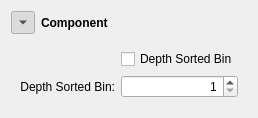
        <widget class="QWidget" name="widgetWrapComp" native="true">
         <layout class="QGridLayout" name="gridLayout">
          <item row="0" column="0">
           <widget class="QToolButton" name="buttonComp">
            <property name="text">
             <string>...</string>
            </property>
            <property name="checkable">
             <bool>true</bool>
            </property>
            <property name="checked">
             <bool>true</bool>
            </property>
            <property name="arrowType">
             <enum>Qt::DownArrow</enum>
            </property>
           </widget>
          </item>
          <item row="0" column="1">
           <widget class="QLabel" name="labelComp">
            <property name="font">
             <font>
              <weight>75</weight>
              <bold>true</bold>
             </font>
            </property>
            <property name="text">
             <string>Component</string>
            </property>
           </widget>
          </item>
          <item row="1" column="0" colspan="2">
           <widget class="QWidget" name="widgetComp" native="true">
            <layout class="QGridLayout" name="gridLayout_3">
             <item row="1" column="1">
              <widget class="QSpinBox" name="spinBoxDepthSortedBin">
               <property name="focusPolicy">
                <enum>Qt::WheelFocus</enum>
               </property>
               <property name="alignment">
                <set>Qt::AlignRight|Qt::AlignTrailing|Qt::AlignVCenter</set>
               </property>
               <property name="correctionMode">
                <enum>QAbstractSpinBox::CorrectToPreviousValue</enum>
               </property>
               <property name="minimum">
                <number>1</number>
               </property>
               <property name="maximum">
                <number>9</number>
               </property>
              </widget>
             </item>
             <item row="0" column="1">
              <widget class="QCheckBox" name="checkBoxDepthSortedBin">
               <property name="text">
                <string>Depth Sorted Bin</string>
               </property>
              </widget>
             </item>
             <item row="1" column="0">
              <widget class="QLabel" name="labelDepthSortedBin">
               <property name="text">
                <string>Depth Sorted Bin:</string>
               </property>
               <property name="alignment">
                <set>Qt::AlignRight|Qt::AlignTrailing|Qt::AlignVCenter</set>
               </property>
               <property name="buddy">
                <cstring>spinBoxDepthSortedBin</cstring>
               </property>
              </widget>
             </item>
            </layout>
           </widget>
          </item>
         </layout>
        </widget>
